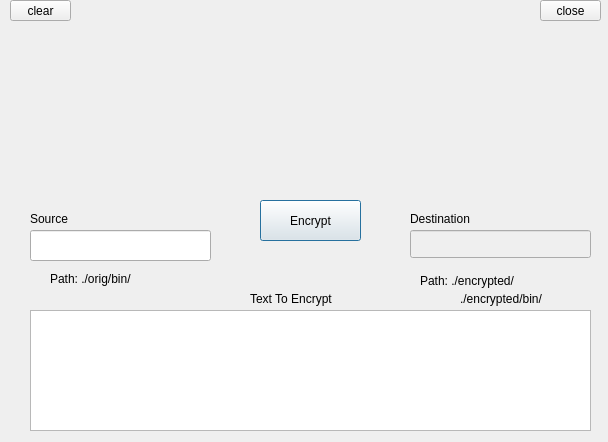
<?xml version="1.0" encoding="UTF-8"?>
<ui version="4.0">
 <class>Dialog_encrypt</class>
 <widget class="QDialog" name="Dialog_encrypt">
  <property name="geometry">
   <rect>
    <x>0</x>
    <y>0</y>
    <width>608</width>
    <height>442</height>
   </rect>
  </property>
  <property name="windowTitle">
   <string>Dialog</string>
  </property>
  <widget class="QPushButton" name="btn_encrypt2">
   <property name="geometry">
    <rect>
     <x>260</x>
     <y>200</y>
     <width>101</width>
     <height>41</height>
    </rect>
   </property>
   <property name="text">
    <string>Encrypt</string>
   </property>
  </widget>
  <widget class="QLineEdit" name="Encrypt_getTxt">
   <property name="geometry">
    <rect>
     <x>30</x>
     <y>230</y>
     <width>181</width>
     <height>31</height>
    </rect>
   </property>
  </widget>
  <widget class="QLineEdit" name="lineEdit_2">
   <property name="enabled">
    <bool>false</bool>
   </property>
   <property name="geometry">
    <rect>
     <x>410</x>
     <y>230</y>
     <width>181</width>
     <height>28</height>
    </rect>
   </property>
  </widget>
  <widget class="QTextEdit" name="getContent">
   <property name="geometry">
    <rect>
     <x>30</x>
     <y>310</y>
     <width>561</width>
     <height>121</height>
    </rect>
   </property>
  </widget>
  <widget class="QLabel" name="label_src">
   <property name="geometry">
    <rect>
     <x>30</x>
     <y>210</y>
     <width>131</width>
     <height>18</height>
    </rect>
   </property>
   <property name="text">
    <string>Source </string>
   </property>
  </widget>
  <widget class="QLabel" name="label_destination">
   <property name="geometry">
    <rect>
     <x>410</x>
     <y>210</y>
     <width>131</width>
     <height>18</height>
    </rect>
   </property>
   <property name="text">
    <string>Destination</string>
   </property>
  </widget>
  <widget class="QLabel" name="label_3">
   <property name="geometry">
    <rect>
     <x>50</x>
     <y>270</y>
     <width>121</width>
     <height>18</height>
    </rect>
   </property>
   <property name="text">
    <string>Path: ./orig/bin/</string>
   </property>
  </widget>
  <widget class="QLabel" name="label_4">
   <property name="geometry">
    <rect>
     <x>420</x>
     <y>270</y>
     <width>161</width>
     <height>21</height>
    </rect>
   </property>
   <property name="text">
    <string>Path: ./encrypted/</string>
   </property>
  </widget>
  <widget class="QLabel" name="label_5">
   <property name="geometry">
    <rect>
     <x>460</x>
     <y>290</y>
     <width>121</width>
     <height>18</height>
    </rect>
   </property>
   <property name="text">
    <string>./encrypted/bin/</string>
   </property>
  </widget>
  <widget class="QLabel" name="label_6">
   <property name="geometry">
    <rect>
     <x>250</x>
     <y>290</y>
     <width>121</width>
     <height>18</height>
    </rect>
   </property>
   <property name="text">
    <string>Text To Encrypt</string>
   </property>
  </widget>
  <widget class="QLabel" name="label_lock">
   <property name="geometry">
    <rect>
     <x>110</x>
     <y>20</y>
     <width>381</width>
     <height>161</height>
    </rect>
   </property>
   <property name="text">
    <string/>
   </property>
   <property name="pixmap">
    <pixmap>../../Desktop/lock.jpg</pixmap>
   </property>
  </widget>
  <widget class="QPushButton" name="btn_close">
   <property name="geometry">
    <rect>
     <x>540</x>
     <y>0</y>
     <width>61</width>
     <height>21</height>
    </rect>
   </property>
   <property name="text">
    <string>close</string>
   </property>
  </widget>
  <widget class="QLabel" name="label_msg">
   <property name="geometry">
    <rect>
     <x>240</x>
     <y>260</y>
     <width>151</width>
     <height>31</height>
    </rect>
   </property>
   <property name="text">
    <string/>
   </property>
  </widget>
  <widget class="QPushButton" name="btn_clear">
   <property name="geometry">
    <rect>
     <x>10</x>
     <y>0</y>
     <width>61</width>
     <height>21</height>
    </rect>
   </property>
   <property name="text">
    <string>clear</string>
   </property>
  </widget>
 </widget>
 <resources/>
 <connections>
  <connection>
   <sender>btn_close</sender>
   <signal>clicked()</signal>
   <receiver>Dialog_encrypt</receiver>
   <slot>close()</slot>
   <hints>
    <hint type="sourcelabel">
     <x>558</x>
     <y>12</y>
    </hint>
    <hint type="destinationlabel">
     <x>537</x>
     <y>60</y>
    </hint>
   </hints>
  </connection>
 </connections>
</ui>
